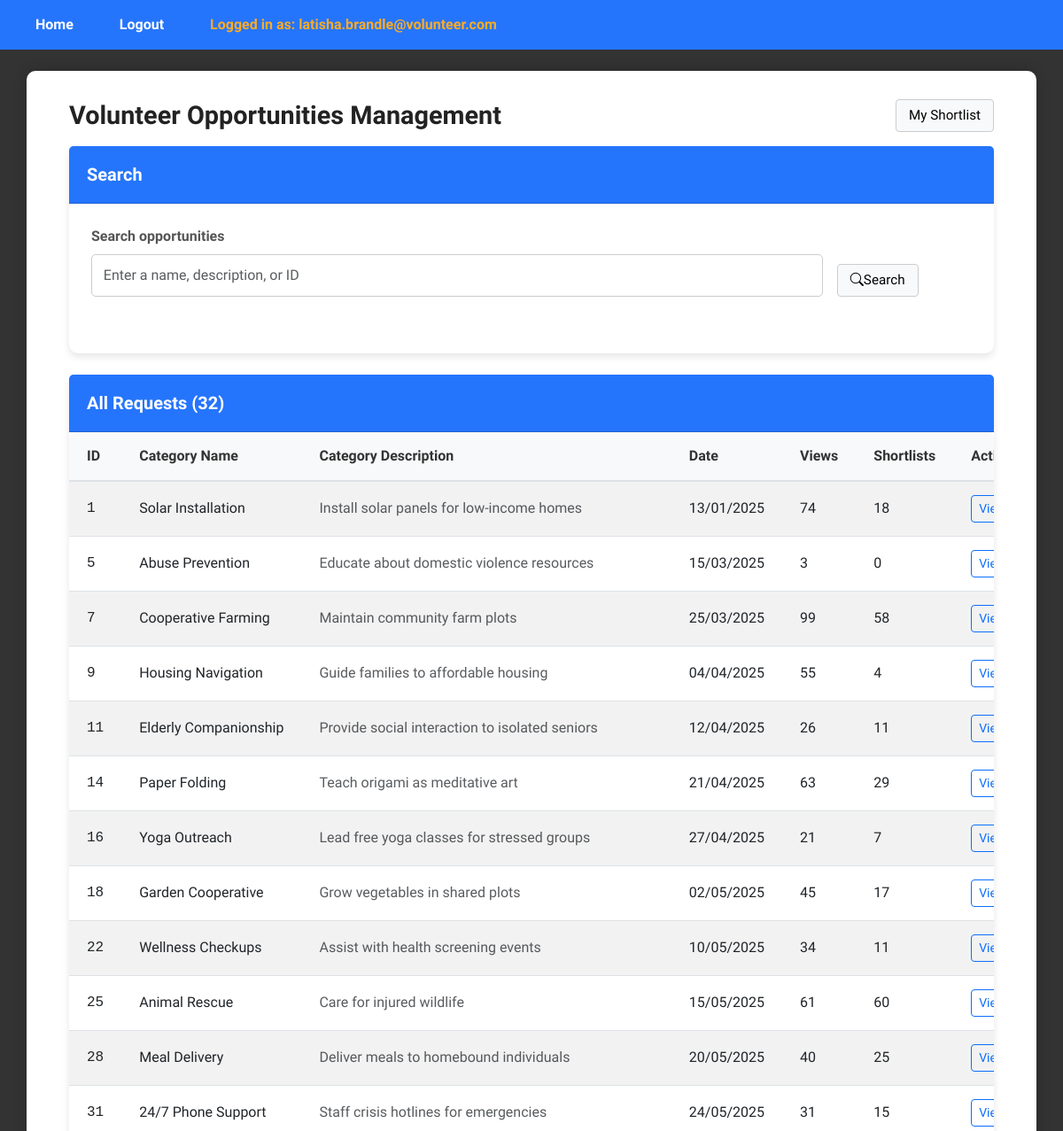
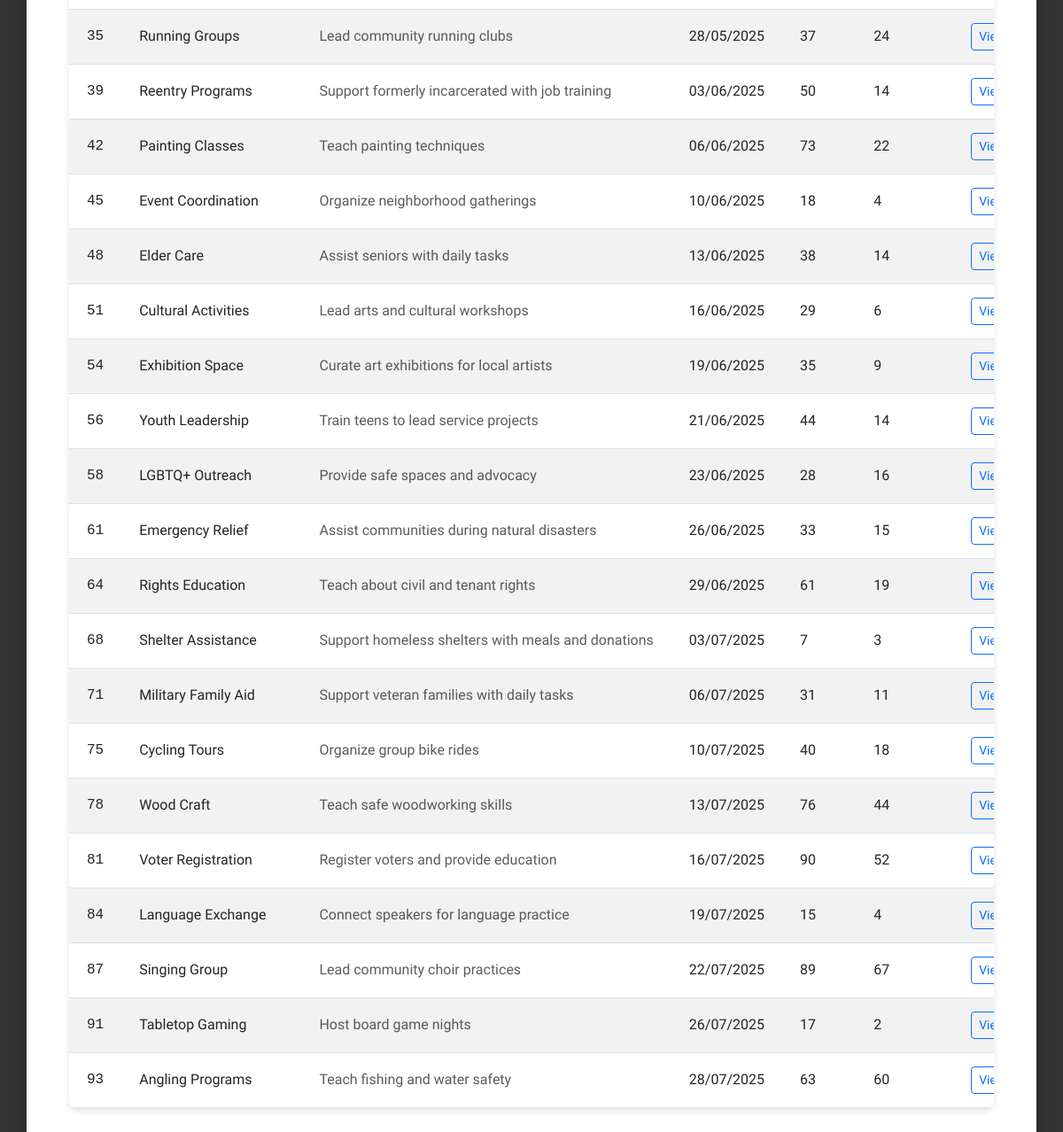
The app's page /ViewOpportunitiesPage (signed in), older data (2 pictures, top to bottom).
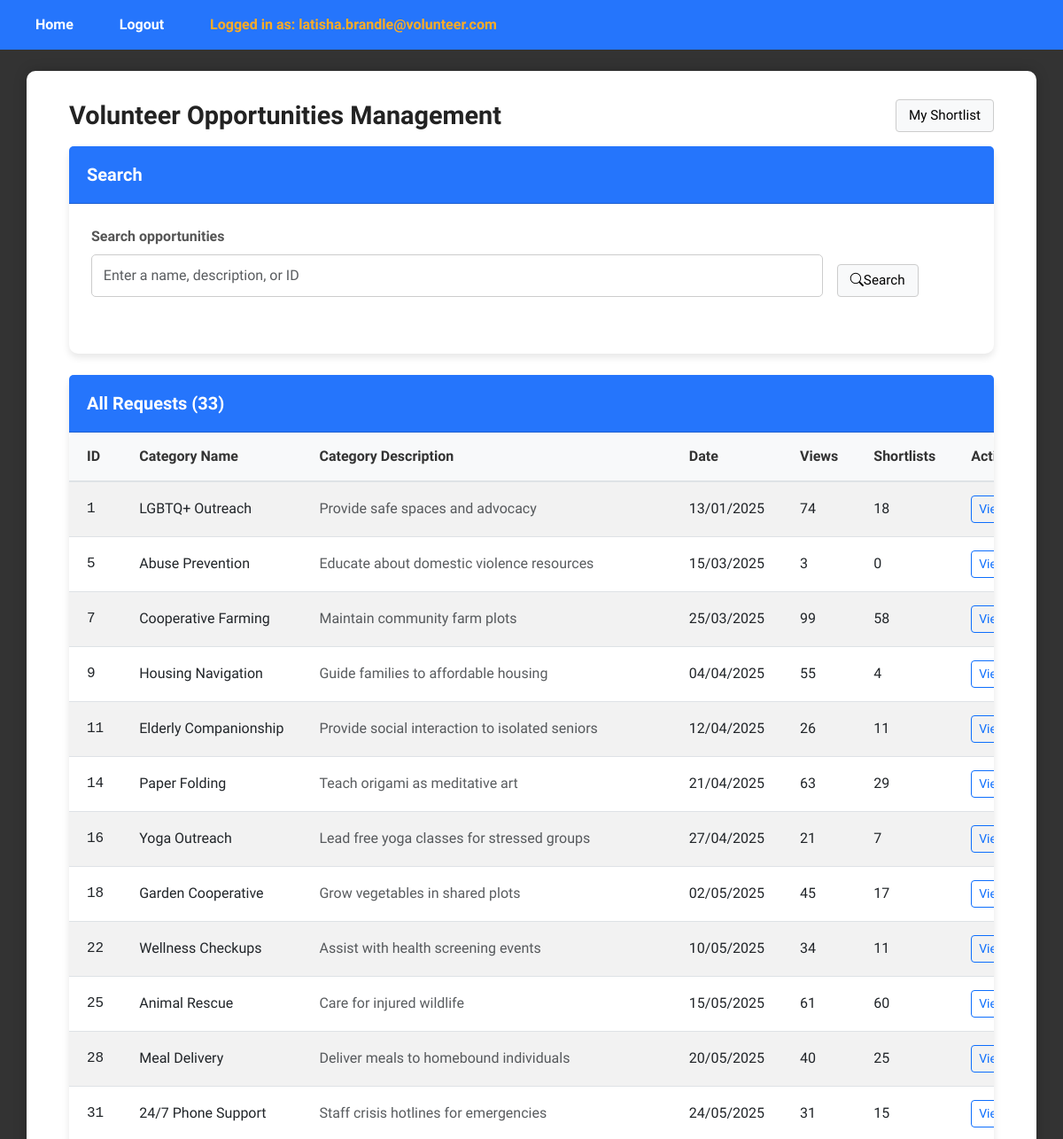
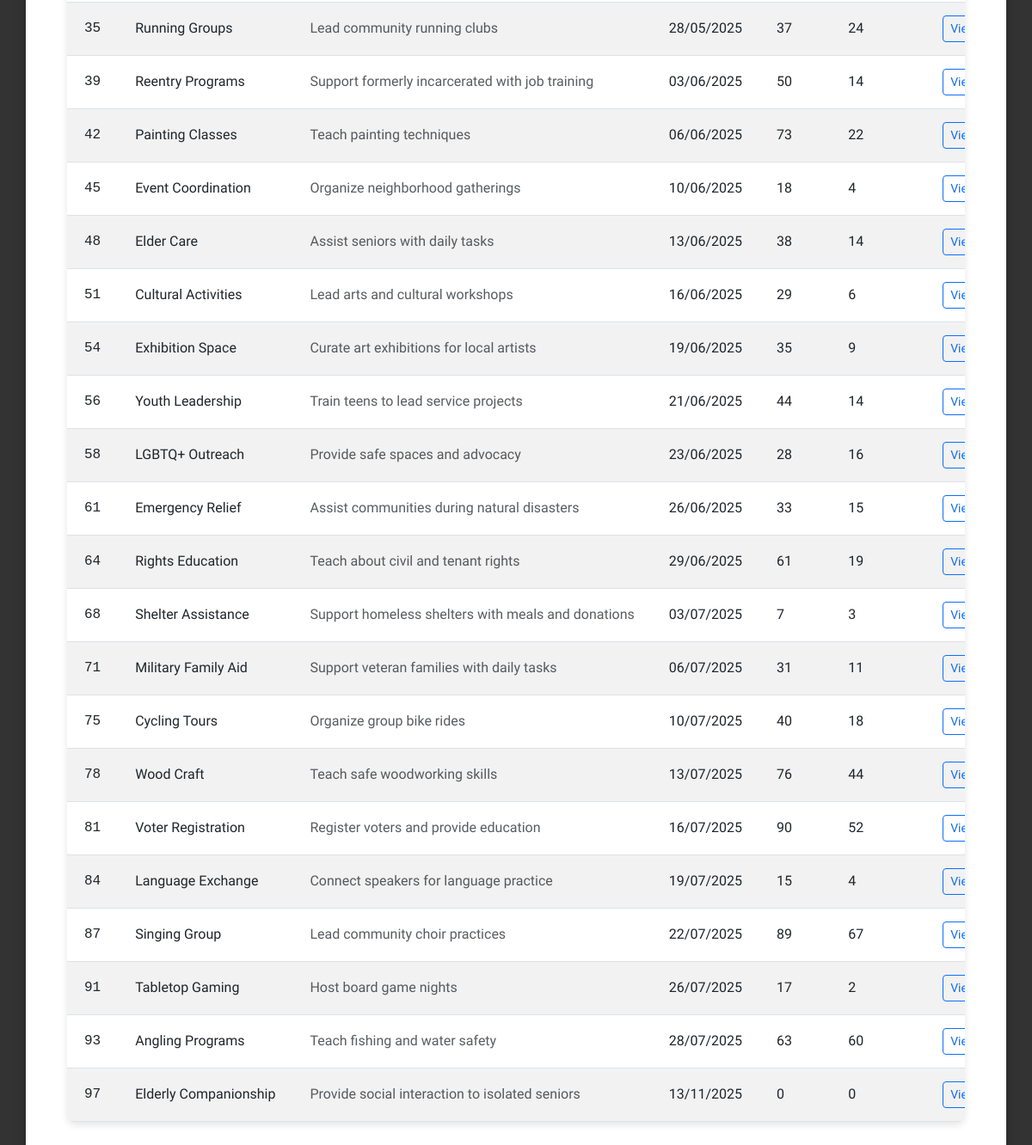
The same page, newer data (2 pictures, top to bottom).
### tables this page shows
CREATE TABLE request (
    request_id INTEGER PRIMARY KEY AUTOINCREMENT,
    pin_user_id INT,
    csrrep_user_id INT DEFAULT NULL,
    category_id INT,
    request_status BOOLEAN, --0 means uncompleted, 1 means completed
    request_date DATETIME,
    request_view_count INT,
    request_shortlist_count INT,
    FOREIGN KEY (pin_user_id) REFERENCES user(user_id),
    FOREIGN KEY (csrrep_user_id) REFERENCES user(user_id),
    FOREIGN KEY (category_id) REFERENCES category(category_id)
);

CREATE TABLE category (
    category_id INTEGER PRIMARY KEY AUTOINCREMENT,
    category_name VARCHAR(30),
    category_desc TEXT
);

### app.py (the view)
@app.route("/ViewOpportunitiesPage", methods=["GET" , "POST"])
def viewOpportunitiesPage():
    if 'email' not in session:
        return redirect(url_for('login'))
    if session['role_id'] != 4:  # Assuming CSR Rep
        return redirect(url_for('login'))
    view_controller = ViewRequestController(session['user_id'],session['role_id'])
    requests = view_controller.viewRequests(session['user_id'],session['role_id'])
    search_controller = SearchOpportunitiesController()
    keyword = (request.args.get('opportunity_keyword') or "").strip()
    if keyword:
        requests = search_controller.searchOpportunities(keyword)
    return render_template("csr/ViewOpportunitiesPage.html",keyword=keyword, requests=requests)

### controllers/pin/ViewRequestController.py (called while the page is built)
    def viewRequests(self, user_id, role_id):
        request = Request()
        return request.viewRequests(user_id, role_id)

### database/database_management.py (called while the page is built)
def dbConnection():
    return sqlite3.connect("database/volunteer_system.db")

### entities/Request.py (called while the page is built, shortened)
    def viewRequests(self, user_id, role_id):
        conn = database_management.dbConnection()
        conn.row_factory = sqlite3.Row
        cursor = conn.cursor()
        if role_id == (4):
            cursor.execute("""
                SELECT r.*, c.category_name, c.category_desc
                FROM request r
                LEFT JOIN category c ON r.category_id = c.category_id
                WHERE r.request_status = 0
            """)
        rows = cursor.fetchall()
        conn.close()
        return [Request(**dict(row)) for row in rows] if rows else []

### templates/csr/ViewOpportunitiesPage.html (shortened to what this page needs)
{% extends "layout.html" %}
{% block content %}
<div class="dashboard-wrapper">
  <div class="dashboard-container">
    <div class="d-flex justify-content-between align-items-center mb-3">
      <h1 class="m-0">Volunteer Opportunities Management</h1>
        <a href="{{ url_for('viewShortlistOpportunities') }}" class="plain-btn">My Shortlist</a>
    </div>
  </div>
  <form class="card mb-4" method="get" action="{{ url_for('viewOpportunitiesPage') }}">
    <div class="card-header">
      <h5 class="m-0">Search</h5>
    </div>
    <div class="card-body row g-3">
      <div class="col-md-10">
        <label class="form-label">Search opportunities</label>
        <input id="opportunityKeywordInput" name="opportunity_keyword"
               value="{{ request.args.get('opportunity_keyword','') }}"
               type="text" class="form-control"
               placeholder="Enter a name, description, or ID">
      </div>
      <div class="col-md-2 d-flex align-items-end">
        <button class="plain-btn" type="submit"><i class="bi bi-search"></i>Search</button>
      </div>
    </div>
  </form>
    {% if not requests %}
      <h2 style="text-align:center;">No requests found!</h2>
    {% else %}
    <div class="card">
      <div class="card-header d-flex justify-content-between align-items-center">
        <h5 class="m-0">All Requests ({{ requests|length }})</h5>
      </div>
      <div class="card-body p-0">
        <div class="table-responsive">
          <table class="table table-striped table-hover m-0 align-middle">
  <thead class="table-light">
    <tr>
      <th style="width: 80px;">ID</th>
      <th style="width: 200px;">Category Name</th>
      <th>Category Description</th>
      <th style="width: 160px;">Date</th>
      <th class="compact-column" style="width: 80px;">Views</th>
      <th class="compact-column" style="width: 90px;">Shortlists</th>
      <th style="width: 140px;">Actions</th>
    </tr>
  </thead>
  <tbody>
  {% for r in requests %}
  <tr>
    <td class="text-monospace">{{ r.request_id }}</td>
    <td>
      {% if r.category_name %}
        {{ r.category_name }}
      {% elif category_map %}
        {{ category_map.get(r.category_id, {}).category_name if category_map.get(r.category_id) else 'Category ' ~ r.category_id }}
      {% else %}
        Category {{ r.category_id }}
      {% endif %}
    </td>
    <td>
      {% if r.category_desc %}
        <span class="text-muted">{{ r.category_desc }}</span>
      {% elif category_map and category_map.get(r.category_id) %}
        <span class="text-muted">{{ category_map.get(r.category_id).category_desc }}</span>
      {% else %}
        <span class="text-muted">-</span>
      {% endif %}
    </td>
    <td>{{ r.request_date }}</td>
    <td class="compact-column">{{ r.request_view_count }}</td>
    <td class="compact-column">{{ r.request_shortlist_count }}</td>
    <td class="compact-column">
      <a href="{{ url_for('viewOpportunitiesDetails', request_id=r.request_id) }}"
         class="btn btn-sm btn-outline-primary">
        View details
      </a>
    </td>
  </tr>
  {% endfor %}
</tbody>
</table>
        </div>
      </div>
  </div>
  {% endif %}
</div>
{% endblock %}

### templates/layout.html (shortened to what this page needs)
<!DOCTYPE html>
<html lang="en">
  <head>
    <link href="https://cdn.jsdelivr.net/npm/bootstrap@5.3.0/dist/css/bootstrap.min.css" rel="stylesheet">
    <link rel="stylesheet" href="{{ url_for('static', filename='css/styles.css') }}">
    <link rel="stylesheet" href="https://cdn.jsdelivr.net/npm/bootstrap-icons@1.11.3/font/bootstrap-icons.min.css">
  </head>
  <body {% if request.endpoint == 'login' %}class="login-page"{% endif %}>
    {% if session.email %}
    <header>
      <nav>
        <ul>
          <li>
            {% if session.role_id == 1 %}
            <a href="{{url_for('viewUserAccountPage')}}">Home</a>
            {% elif session.role_id == 2 %}
            <a href="{{url_for('viewVolunteerCategoryPage')}}">Home</a>
            {% elif session.role_id == 3 %}
            <a href="{{url_for('viewRequestPage')}}">Home</a>
            {% elif session.role_id == 4 %}
            <a href="{{url_for('viewOpportunitiesPage')}}">Home</a>
            {% else %}
            <a href="{{url_for('login')}}">Home</a>
            {% endif %}
          </li>
        </ul>
      </nav>
      <nav>
        <ul>
          <li><a href="{{url_for('logout')}}">Logout</a></li>
        </ul>
      </nav>
      <nav>
        <ul>
          <li><a href="#" style="pointer-events: none; color: #fcac25;">Logged in as: {{ session.email }}</a></li>
        </ul>
      </nav>
    </header>
    {% endif %}
    <main class="container">
      {% block content %}
      {% endblock %}
    </main>
  </body>
</html>

### static/css/styles.css (style rules this page uses)
body { font-family: "Stack Sans Headline", system-ui, 'Trebuchet MS', "Segoe UI", Geneva, Verdana, sans-serif; background: #333; color: #333; margin: 0; padding: 0; min-height: 100vh; }
header { width: 100%; background-color: #2575fc; padding: 1rem 2rem; box-sizing: border-box; display: block; overflow: hidden; position: fixed; top: 0; left: 0; z-index: 1000; }
header nav { display: inline-block; margin-right: 2rem; }
header nav ul { list-style: none; padding: 0; margin: 0; display: flex; gap: 1.5rem; align-items: center; }
header nav ul li { margin: 0; padding: 0; }
header nav ul li a { color: white; text-decoration: none; font-weight: 600; padding: 0.25rem 0.5rem; }
.container:not(.dashboard):not(.flash-container) { background: #fff; padding: 2rem 3rem; border-radius: 10px; box-shadow: 0 0 15px rgba(0,0,0,0.2); max-width: 1400px; width: 95%; margin: 0 auto; }
main.container:not(.dashboard):not(.flash-container) { margin-top: 80px; display: block; }
h1 { text-align: center; margin-bottom: 1.5rem; color: #222; font-weight: 700; font-size: 1.8rem; }
form div { margin-bottom: 1.2rem; }
label { display: block; margin-bottom: 0.4rem; font-weight: 600; color: #555; }
input[type="email"], input[type="password"], input[type="text"] { width: 100%; padding: 0.7rem 0.8rem; border-radius: 5px; border: 1.5px solid #ccc; font-size: 1rem; transition: border-color 0.3s ease; box-sizing: border-box; }
.card { box-shadow: 0 4px 8px rgba(0,0,0,0.1); border-radius: 10px; border: none; margin-bottom: 30px; background: #fff; }
.card-header { background-color: #2575fc; color: white; padding: 20px; border-radius: 10px 10px 0 0; font-size: 1.2rem; }
.card-header h5 { margin: 0; font-weight: 600; }
.card-body { padding: 25px; }
.table-responsive { border-radius: 8px; overflow-x: auto; }
.table { margin-bottom: 0; width: 100%; border-collapse: collapse; table-layout: auto; }
.table thead th { padding: 15px 20px; font-weight: 600; border-bottom: 2px solid #dee2e6; white-space: nowrap; background-color: #f8f9fa; color: #333; text-align: left; }
.table tbody td { padding: 15px 20px; vertical-align: middle; border-bottom: 1px solid #dee2e6; white-space: nowrap; }
.table-striped tbody tr:nth-of-type(odd) { background-color: rgba(0,0,0,0.02); }
.table th, .table td { min-width: 100px; }
.table th:first-child, .table td:first-child { min-width: 30px; }
.table th:nth-child(2), .table td:nth-child(2) { min-width: 180px; }
.table th:nth-child(3), .table td:nth-child(3) { min-width: 250px; }
.table th.compact-column, .table td.compact-column { min-width: 50px !important; }
.plain-btn { background-color: #f8f9fa; border: 1px solid #ccc; color: #000; padding: 6px 14px; border-radius: 4px; font-size: 0.95rem; font-weight: 500; cursor: pointer; text-decoration: none; display: inline-block; transition: background-color 0.2s ease, border-color 0.2s ease; }

### templates/csr/ViewOpportunitiesPage.html (style rules this page uses)
.text-monospace { font-family: ui-monospace, SFMono-Regular, Menlo, Monaco, Consolas, "Liberation Mono", "Courier New", monospace; }

Row changes from the older to the newer data that the page shows:
changed request id 1: category_name "Solar Installation" → "LGBTQ+ Outreach"; category_desc "Install solar panels for low-income homes" → "Provide safe spaces and advocacy"
added request: request_id "97", category_name "Elderly Companionship", category_desc "Provide social interaction to isolated seniors", request_date "13/11/2025", request_view_count "0", request_shortlist_count "0"
Text that changed along with them:
{{ requests|length }}: "32" → "33"
